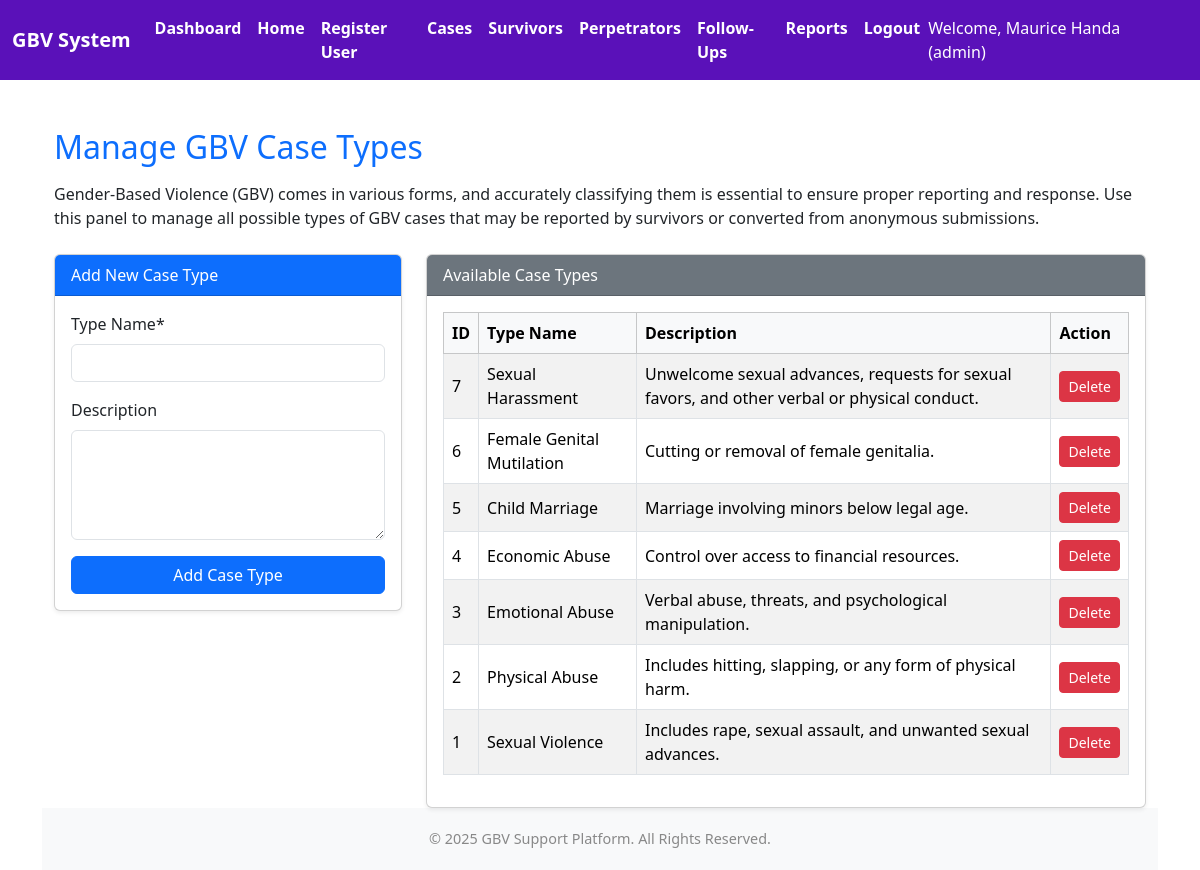
Screenshot of /case_types.php (signed in) with the database file from the repository.
### tables this page shows
CREATE TABLE `case_types` (
  `case_type_id` int(11) NOT NULL,
  `type_name` varchar(100) NOT NULL,
  `description` text DEFAULT NULL
);

### case_types.php (the view, shortened to what this page needs)
<?php
include 'header.php';
require 'config.php';
$case_types = [];
$result = $conn->query("SELECT * FROM case_types ORDER BY case_type_id DESC");
if ($result && $result->num_rows > 0) {
    while ($row = $result->fetch_assoc()) {
        $case_types[] = $row;
    }
}
?>
<div class="container mt-5">
    <h2 class="mb-3 text-primary">Manage GBV Case Types</h2>
    <p class="mb-4">
        Gender-Based Violence (GBV) comes in various forms, and accurately classifying them is essential to ensure proper reporting and response. Use this panel to manage all possible types of GBV cases that may be reported by survivors or converted from anonymous submissions.
    </p>
    <div class="row">
        <div class="col-md-4">
            <div class="card shadow-sm">
                <div class="card-header bg-primary text-white">Add New Case Type</div>
                <div class="card-body">
                    <form method="POST">
                        <div class="mb-3">
                            <label class="form-label">Type Name*</label>
                            <input type="text" name="type_name" class="form-control" required>
                        </div>
                        <div class="mb-3">
                            <label class="form-label">Description</label>
                            <textarea name="description" class="form-control" rows="4"></textarea>
                        </div>
                        <button type="submit" name="add_case_type" class="btn btn-primary w-100">Add Case Type</button>
                    </form>
                </div>
            </div>
        </div>
        <div class="col-md-8">
            <div class="card shadow-sm">
                <div class="card-header bg-secondary text-white">Available Case Types</div>
                <div class="card-body">
                    <?php if (count($case_types) > 0): ?>
                        <div class="table-responsive">
                            <table class="table table-bordered table-striped align-middle">
                                <thead class="table-light">
                                    <tr>
                                        <th>ID</th>
                                        <th>Type Name</th>
                                        <th>Description</th>
                                        <th>Action</th>
                                    </tr>
                                </thead>
                                <tbody>
                                    <?php foreach ($case_types as $type): ?>
                                        <tr>
                                            <td><?= $type['case_type_id'] ?></td>
                                            <td><?= htmlspecialchars($type['type_name']) ?></td>
                                            <td><?= nl2br(htmlspecialchars($type['description'])) ?></td>
                                            <td>
                                                <a href="?delete=<?= $type['case_type_id'] ?>" class="btn btn-sm btn-danger" onclick="return confirm('Are you sure you want to delete this type?')">Delete</a>
                                            </td>
                                        </tr>
                                    <?php endforeach; ?>
                                </tbody>
                            </table>
                        </div>
                    <?php else: ?>
                        <p class="text-muted">No case types defined yet.</p>
                    <?php endif; ?>
                </div>
            </div>
        </div>
    </div>
</div>
<?php include 'footer.php'; ?>

### header.php (shortened to what this page needs)
<?php
$role = $_SESSION['role'] ?? null;
?>
<!DOCTYPE html>
<html lang="en">
<head>
  <link href="https://cdn.jsdelivr.net/npm/bootstrap@5.3.3/dist/css/bootstrap.min.css" rel="stylesheet"/>
  <link rel="stylesheet" href="https://cdn.jsdelivr.net/npm/bootstrap-icons@1.10.5/font/bootstrap-icons.css">
  <link href="https://cdn.jsdelivr.net/npm/aos@2.3.4/dist/aos.css" rel="stylesheet">
</head>
<body>
<nav class="navbar navbar-expand-lg">
  <div class="container-fluid">
    <a class="navbar-brand" href="index.php">GBV System</a>
    <div class="collapse navbar-collapse" id="mainNavbar">
      <ul class="navbar-nav me-auto mb-2 mb-lg-0">
        <?php if (!isset($_SESSION['user_id'])): ?>
        <?php else: ?>
          <li class="nav-item"><a class="nav-link" href="dashboard.php">Dashboard</a></li>
          <?php if (strcasecmp($role, 'Admin') === 0): ?>
            <li class="nav-item"><a class="nav-link" href="index.php">Home</a></li>
            <li class="nav-item"><a class="nav-link" href="register.php">Register User</a></li>
            <li class="nav-item"><a class="nav-link" href="cases.php">Cases</a></li>
            <li class="nav-item"><a class="nav-link" href="survivors.php">Survivors</a></li>
            <li class="nav-item"><a class="nav-link" href="perpetrators.php">Perpetrators</a></li>
            <li class="nav-item"><a class="nav-link" href="followups.php">Follow-Ups</a></li>
            <li class="nav-item"><a class="nav-link" href="reports.php">Reports</a></li>
          <?php elseif (strcasecmp($role, 'Case Worker') === 0): ?>
            <li class="nav-item"><a class="nav-link" href="cases.php">Manage Cases</a></li>
            <li class="nav-item"><a class="nav-link" href="followups.php">Follow-Ups</a></li>
          <?php elseif (strcasecmp($role, 'Report Viewer') === 0): ?>
            <li class="nav-item"><a class="nav-link" href="reports.php">Reports</a></li>
          <?php endif; ?>
          <li class="nav-item"><a class="nav-link" href="logout.php">Logout</a></li>
        <?php endif; ?>
      </ul>
      <?php if (isset($_SESSION['full_name'])): ?>
        <span class="navbar-text text-white me-3">
          Welcome, <?= htmlspecialchars($_SESSION['full_name']) ?> (<?= htmlspecialchars($role) ?>)
        </span>
      <?php endif; ?>
    </div>
  </div>
</nav>
<div class="container mt-4">

### footer.php (shortened to what this page needs)
<footer>
  &copy; <?= date('Y') ?> GBV Support Platform. All Rights Reserved.
</footer>

### header.php (style rules this page uses)
.navbar { background-color: #5a11b9ff; }
.navbar .nav-link, .navbar .navbar-brand { color: #fff; font-weight: bold; }

### footer.php (style rules this page uses)
footer { padding: 20px 0; background-color: #f8f9fa; text-align: center; color: #888; font-size: 0.9rem; }

### rows the page displays
case_types: case_type_id "7", type_name "Sexual Harassment", description "Unwelcome sexual advances, requests for sexual favors, and other verbal or physical conduct."
case_types: case_type_id "6", type_name "Female Genital Mutilation", description "Cutting or removal of female genitalia."
case_types: case_type_id "5", type_name "Child Marriage", description "Marriage involving minors below legal age."
case_types: case_type_id "4", type_name "Economic Abuse", description "Control over access to financial resources."
case_types: case_type_id "3", type_name "Emotional Abuse", description "Verbal abuse, threats, and psychological manipulation."
case_types: case_type_id "2", type_name "Physical Abuse", description "Includes hitting, slapping, or any form of physical harm."
case_types: case_type_id "1", type_name "Sexual Violence", description "Includes rape, sexual assault, and unwanted sexual advances."

### other values shown
$_SESSION['full_name'] "Maurice Handa"
$role "admin"
